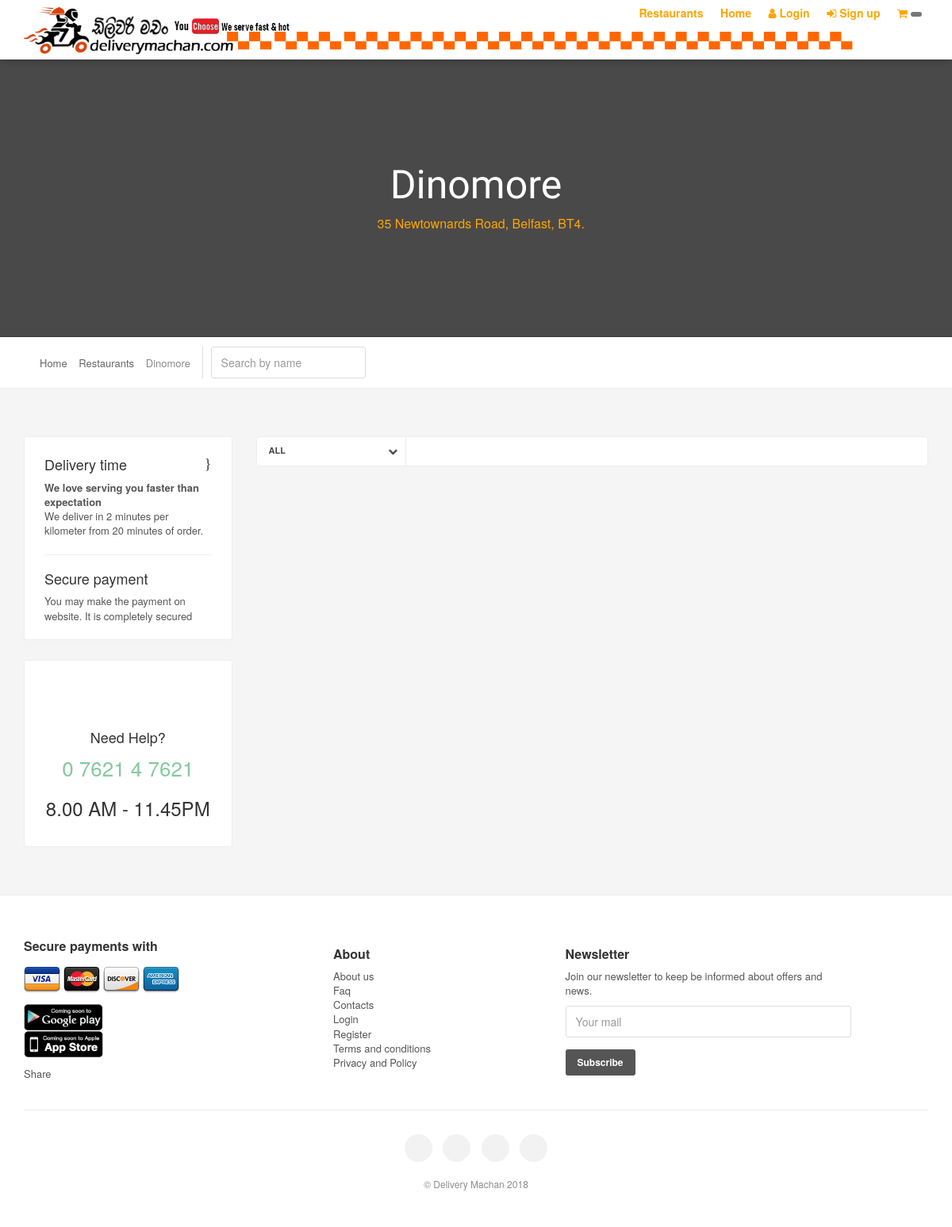
/list_page.php?id=3&&name=Dinomore, run on the app's committed database.
### tables this page shows
CREATE TABLE `restaurants` (
  `restaurant_id` int(11) NOT NULL,
  `restaurant_name` varchar(800) NOT NULL,
  `restaurant_location` varchar(800) NOT NULL,
  `restaurant_bannerPic` varchar(800) NOT NULL,
  `restaurant_cuisinePic` varchar(800) NOT NULL,
  `restaurant_type` varchar(200) NOT NULL,
  `opening_time` time NOT NULL,
  `closing_time` time NOT NULL
);

### validateData.php (called while the page is built)
<?php
function validateData($data){
    $data=trim($data);
    $data=stripslashes($data);
    $data=htmlspecialchars($data);
    return $data;
}
?>

### list_page.php (the view, shortened to what this page needs)
 <?php
 require_once('includes/header.php');
$id=(int)mysqli_real_escape_string($connection,$_GET['id']);
 require_once('validateData.php');
?>
     <?php
    $query="select * from restaurants where restaurant_id='$id'";
    $result=mysqli_query($connection,$query);
    if($result){
        while($row=mysqli_fetch_array($result)){
            ?>
                 <section class="parallax-window" id="short" data-parallax="scroll" data-image-src="img/privateImages/<?php echo $row['restaurant_bannerPic']?>" data-natural-width="1400" data-natural-height="350">
    <div id="subheader">
	<div id="sub_content">
    	<h1 class="restaurantName"><?php echo $row['restaurant_name']?></h1>
        <div><i class="icon_pin restaurantName"></i><?php echo $row['restaurant_location']?></div>
    </div>
    </div>
</section>
            <?php
        }
    }
    ?>
     <div id="position">
        <div class="container">
            <ul>
                <li><a href="index.php">Home</a></li>
                <li><a href="javascript:void();">Restaurants</a></li>
                <li>
                    <?php
                    $name=mysqli_real_escape_string($connection,validateData($_GET['name']));
                    echo $name;
                    ?>
                </li>
            </ul>
             <a href="javascript:void(0);" class="search-overlay-menu-btn">
                 <form method="POST" id="searchBar">
                <input type="text" id="searchText" placeholder="Search by name" class="form-control">
            </form>
             </a>
        </div>
    </div>
<div class="container margin_60_35">
	<div class="row">
		<div class="col-md-3">
		 <div class="box_style_2 hidden-xs info">
					<h4 class="nomargin_top">Delivery time <i class="icon_clock_alt pull-right"></i></h4>
					<p>
						 <b>We love serving you faster than expectation</b><br>
						 We deliver in 2 minutes per kilometer from 20 minutes of order.
					</p>
					<hr>
					<h4>Secure payment <i class="icon_creditcard pull-right"></i></h4>
					<p>
						You may make the payment on website. It is completely secured
					</p>
				</div>
				<div class="box_style_2 hidden-xs" id="help">
					<i class="icon_lifesaver"></i>
					<h4>Need <span>Help?</span></h4>
					<a href="tel:0717335544" class="phone">0 7621 4 7621
</a>
                <h3>8.00 AM - 11.45PM</h3>
         		</div>
		</div>
		<div class="col-md-9">
        <div id="tools">
				<div class="row">
				<?php
                    if(isset($_SESSION['id'])){
                        ?>
                        <div class="col-md-3 col-sm-3 col-xs-6">
						<div class="styled-select">
							<select name="sort_rating" id="sort_rating" restaurantId="<?php echo $id?>">
								<option value="all" selected restaurantId="<?php echo $id?>">ALL</option>
							</select>
						</div>
					</div>
                        <?php
                    }
                    ?>
				</div>
			</div>
   		</div>
 	</div>
</div>
<?php
require_once('includes/footer.php')
?>

### css/style.css (style rules this page uses)
html * { -webkit-font-smoothing: antialiased;-moz-osx-font-smoothing: grayscale; }
body { font-size:13px; line-height:1.4; color:#555;background-color:#f5f5f5; font-family:"Helvetica Neue", Helvetica, Arial, sans-serif; }
h1, h2, h3, h4, h5, h6, label { color:#333; }
h1, h2 { font-family: 'Lato', "Helvetica Neue", Helvetica, Arial, sans-serif; }
a { color:#ec008c;text-decoration: none;-webkit-transition: all 0.2s ease;transition: all 0.2s ease; outline:none; }
#subheader { color:orange !important; text-align:center; display: table; width:100%; height:470px; background: rgba(0,0,0,.7); }
#short #subheader { height:350px; }
.box_style_2, #cart_box { background:#fff; -webkit-border-radius: 3px; -moz-border-radius: 3px; border-radius: 3px; border: 1px solid #ededed; margin-bottom:25px; padding:25px; }
.box_style_2#main_menu, .box_style_2.info { padding-bottom:10px; }
.box_style_2#help { text-align:center; }
.box_style_2#help i { font-size:52px; display:inline-block; color:#999; }
.box_style_2#help a.phone { font-size:26px; display:block; margin-bottom:0; color:#85c99d; }
#sub_content { display: table-cell; padding:0 15%; vertical-align: middle; text-align:center; font-size:16px; }
#sub_content h1 { margin:0 0 10px 0; font-size:60px; font-weight:300; color:#fff; }
.parallax-window { min-height: 470px; background:transparent; position:relative; }
.parallax-window#short { height: 350px; min-height:inherit; }
#position { background-color:#fff; border-bottom:1px solid #ededed; padding:10px 0; font-size:11px; }
#position ul li:first-child { padding-left:20px; }
#position ul li:first-child:before { content:"\eaf4"; font-style: normal; font-weight: normal; font-family: "fontello"; position:absolute; left:0; top:1px; color:#999; }
#position ul { margin:0; padding:0; color:#888; }
#position ul li a { color:#252525; opacity:0.7; }
#position ul li { display:inline-block; padding-right:8px; margin-right:3px; position:relative; }
#position ul li:after { content:"\e9ee"; font-style: normal; font-weight: normal; font-family: "fontello"; position:absolute; right:0; top:1px; }
#position ul li:last-child:after { content:''; }
.margin_60_35 { padding-top:60px; padding-bottom:35px; }
.nomargin_top { margin-top:0; }
.form-control { color: #333; height:40px; border-radius: 3px; box-shadow:none; border:1px solid #ddd; box-shadow: 0; }
#tools { background:#fff; margin-bottom:25px; height:38px; -webkit-border-radius: 5px; -moz-border-radius: 5px; border-radius: 5px; border:1px solid #ededed; }
#tools .styled-select select { background: transparent; width:115%; padding:7px 5px 5px 15px; border: 0; border-radius: 0; height: 31px; margin:0; font-weight:600; font-size:11px; -moz-appearance: window; -webkit-appearance: none; cursor: pointer; color:#444; box-shadow:none; }
#tools .styled-select { width: 100%; overflow:hidden; height: 36px; background: url(../img/arrow_down.svg) no-repeat right center ; border:none; border-right: 1px solid #ededed; }
#position { background-color:#fff; border-bottom:1px solid #ededed; padding:12px 0; font-size:13px; }
#position ul { display:inline-block; }
a.search-overlay-menu-btn { display: inline-block; padding: 0 0 0 10px; color:#999; font-size:13px; border-left: 1px solid #ddd; }
.restaurantName { font-family: 'Berkshire Swash', cursive; }

### css/responsive.css (style rules this page uses)
@media only screen and (max-width : 1200px) { #sub_content h1 { font-size:50px; } }

### data on the page
restaurants: restaurant_name "Dinomore", restaurant_location "35 Newtownards Road, Belfast, BT4."

### other printed values
$name "Dinomore"
